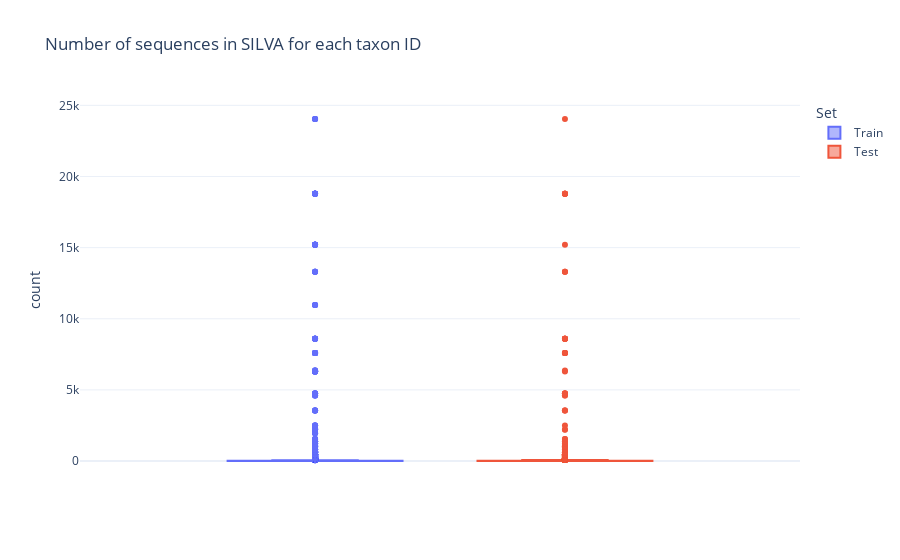

The notebook cell saved with this chart:
### Code cell
taxa_counts = merged_df["taxon_id"].value_counts().reset_index()
taxa_counts = taxa_counts[taxa_counts["count"] > 1]
taxa_counts = pd.merge(
    left=taxa_counts,
    right=mediadive_df,
    on="taxon_id",
    how="inner"
)

px.box(
    data_frame=taxa_counts,
    y="count",
    color="Set",
    hover_data=["taxon_id"],
    title="Number of sequences in SILVA for each taxon ID",
    template="plotly_white"
)

### Figure 1 — Plotly figure (JSON) as saved in the notebook; plotly's stock layout.template omitted (floating-point values rounded to 4 significant figures; data arrays with more than 128 entries replaced by an {"elided": "..."} marker saying what was removed)
{"data": [{"alignmentgroup": "True", "customdata": {"elided": "4538x1 str values"}, "hovertemplate": "Set=Train<br>count=%{y}<br>taxon_id=%{customdata[0]}<extra></extra>", "legendgroup": "Train", "marker": {"color": "#636efa"}, "name": "Train", "notched": false, "offsetgroup": "Train", "orientation": "v", "showlegend": true, "type": "box", "x0": " ", "xaxis": "x", "y": {"elided": "4538 int values"}, "y0": " ", "yaxis": "y"}, {"alignmentgroup": "True", "customdata": {"elided": "1128x1 str values"}, "hovertemplate": "Set=Test<br>count=%{y}<br>taxon_id=%{customdata[0]}<extra></extra>", "legendgroup": "Test", "marker": {"color": "#EF553B"}, "name": "Test", "notched": false, "offsetgroup": "Test", "orientation": "v", "showlegend": true, "type": "box", "x0": " ", "xaxis": "x", "y": {"elided": "1128 int values"}, "y0": " ", "yaxis": "y"}], "layout": {"boxmode": "group", "legend": {"title": {"text": "Set"}, "tracegroupgap": 0}, "title": {"text": "Number of sequences in SILVA for each taxon ID"}, "xaxis": {"anchor": "y", "domain": [0, 1]}, "yaxis": {"anchor": "x", "domain": [0, 1], "title": {"text": "count"}}}}
